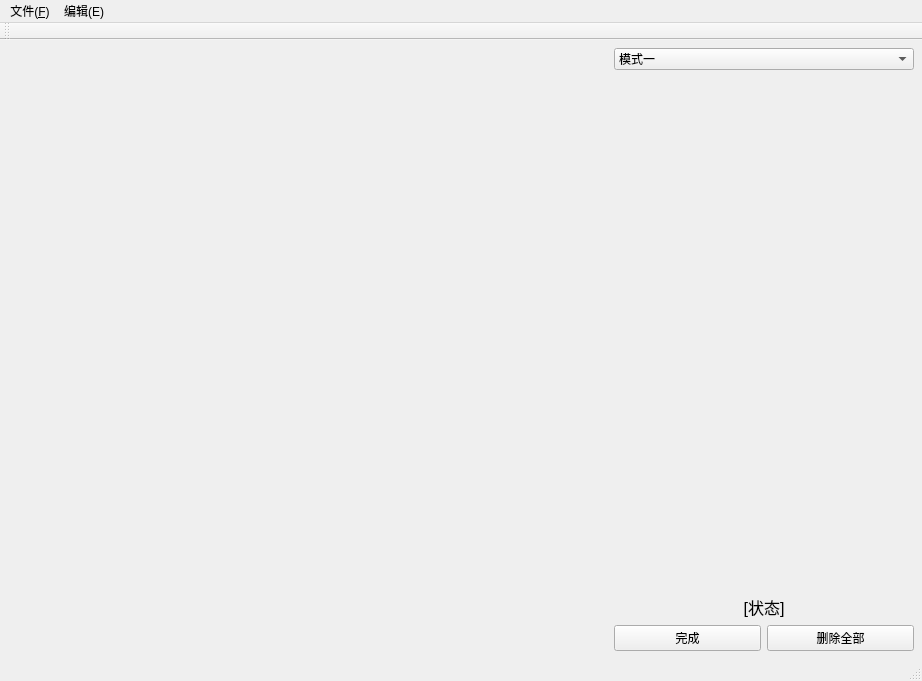
<?xml version="1.0" encoding="UTF-8"?>
<ui version="4.0">
 <class>MainWindow</class>
 <widget class="QMainWindow" name="MainWindow">
  <property name="geometry">
   <rect>
    <x>0</x>
    <y>0</y>
    <width>922</width>
    <height>681</height>
   </rect>
  </property>
  <property name="windowTitle">
   <string>MainWindow</string>
  </property>
  <widget class="QWidget" name="centralWidget">
   <layout class="QHBoxLayout" name="horizontalLayout" stretch="1,0">
    <property name="spacing">
     <number>6</number>
    </property>
    <property name="leftMargin">
     <number>8</number>
    </property>
    <property name="topMargin">
     <number>8</number>
    </property>
    <property name="rightMargin">
     <number>8</number>
    </property>
    <property name="bottomMargin">
     <number>8</number>
    </property>
    <item>
     <widget class="QWidget" name="view_widget" native="true">
      <property name="minimumSize">
       <size>
        <width>600</width>
        <height>600</height>
       </size>
      </property>
     </widget>
    </item>
    <item>
     <widget class="QWidget" name="right_widget" native="true">
      <property name="minimumSize">
       <size>
        <width>300</width>
        <height>0</height>
       </size>
      </property>
      <layout class="QVBoxLayout" name="verticalLayout">
       <property name="spacing">
        <number>0</number>
       </property>
       <property name="leftMargin">
        <number>0</number>
       </property>
       <property name="topMargin">
        <number>0</number>
       </property>
       <property name="rightMargin">
        <number>0</number>
       </property>
       <property name="bottomMargin">
        <number>0</number>
       </property>
       <item>
        <widget class="QWidget" name="r_main_widget" native="true">
         <layout class="QVBoxLayout" name="verticalLayout_2">
          <property name="spacing">
           <number>6</number>
          </property>
          <property name="leftMargin">
           <number>0</number>
          </property>
          <property name="topMargin">
           <number>0</number>
          </property>
          <property name="rightMargin">
           <number>0</number>
          </property>
          <property name="bottomMargin">
           <number>0</number>
          </property>
          <item>
           <widget class="QComboBox" name="comboBox">
            <item>
             <property name="text">
              <string>模式一</string>
             </property>
            </item>
           </widget>
          </item>
          <item>
           <widget class="QWidget" name="func_tab_widget" native="true"/>
          </item>
          <item>
           <spacer name="verticalSpacer">
            <property name="orientation">
             <enum>Qt::Vertical</enum>
            </property>
            <property name="sizeHint" stdset="0">
             <size>
              <width>20</width>
              <height>557</height>
             </size>
            </property>
           </spacer>
          </item>
          <item>
           <widget class="QLabel" name="statusLabel">
            <property name="font">
             <font>
              <pointsize>12</pointsize>
             </font>
            </property>
            <property name="text">
             <string>[状态]</string>
            </property>
            <property name="alignment">
             <set>Qt::AlignCenter</set>
            </property>
           </widget>
          </item>
          <item>
           <layout class="QHBoxLayout" name="horizontalLayout_2">
            <item>
             <widget class="QPushButton" name="measureBtn">
              <property name="text">
               <string>完成</string>
              </property>
             </widget>
            </item>
            <item>
             <widget class="QPushButton" name="deleteAllBtn">
              <property name="text">
               <string>删除全部</string>
              </property>
             </widget>
            </item>
           </layout>
          </item>
         </layout>
        </widget>
       </item>
       <item>
        <widget class="QWidget" name="r_pop_widget" native="true"/>
       </item>
      </layout>
     </widget>
    </item>
   </layout>
  </widget>
  <widget class="QMenuBar" name="menuBar">
   <property name="geometry">
    <rect>
     <x>0</x>
     <y>0</y>
     <width>922</width>
     <height>26</height>
    </rect>
   </property>
   <widget class="QMenu" name="menu_file">
    <property name="title">
     <string>文件(&amp;F)</string>
    </property>
    <addaction name="action_quit"/>
   </widget>
   <widget class="QMenu" name="menu_edit">
    <property name="title">
     <string>编辑(E)</string>
    </property>
   </widget>
   <addaction name="menu_file"/>
   <addaction name="menu_edit"/>
  </widget>
  <widget class="QToolBar" name="mainToolBar">
   <property name="allowedAreas">
    <set>Qt::BottomToolBarArea|Qt::LeftToolBarArea|Qt::TopToolBarArea</set>
   </property>
   <attribute name="toolBarArea">
    <enum>TopToolBarArea</enum>
   </attribute>
   <attribute name="toolBarBreak">
    <bool>false</bool>
   </attribute>
  </widget>
  <widget class="QStatusBar" name="statusBar"/>
  <action name="action_quit">
   <property name="text">
    <string>退出(&amp;Q)</string>
   </property>
  </action>
 </widget>
 <layoutdefault spacing="6" margin="11"/>
 <resources/>
 <connections/>
</ui>
